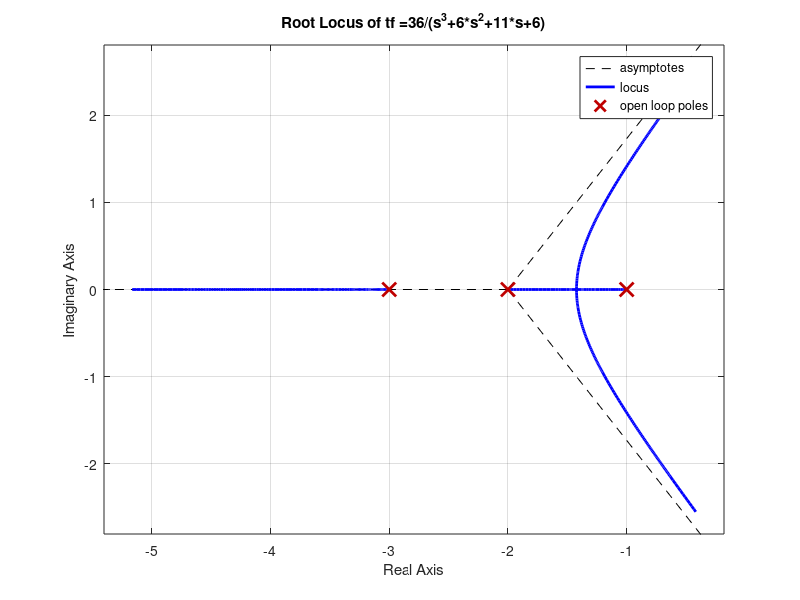
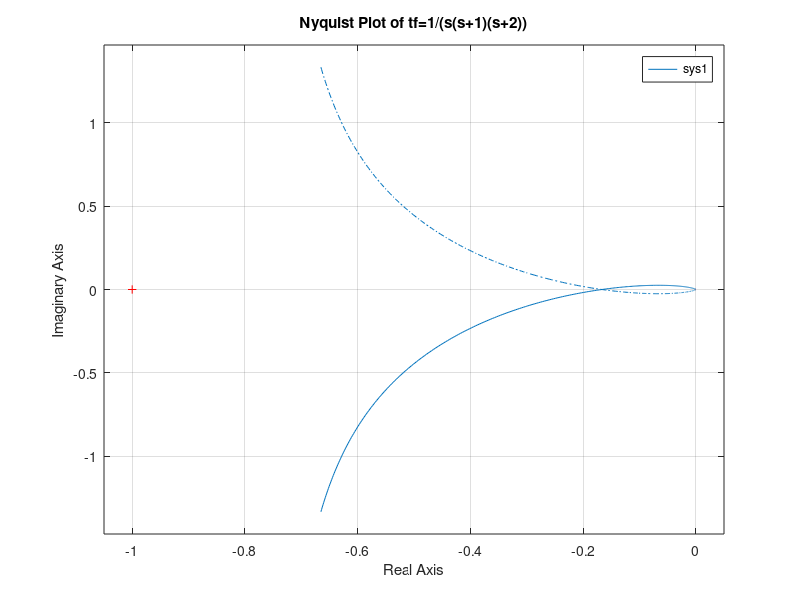
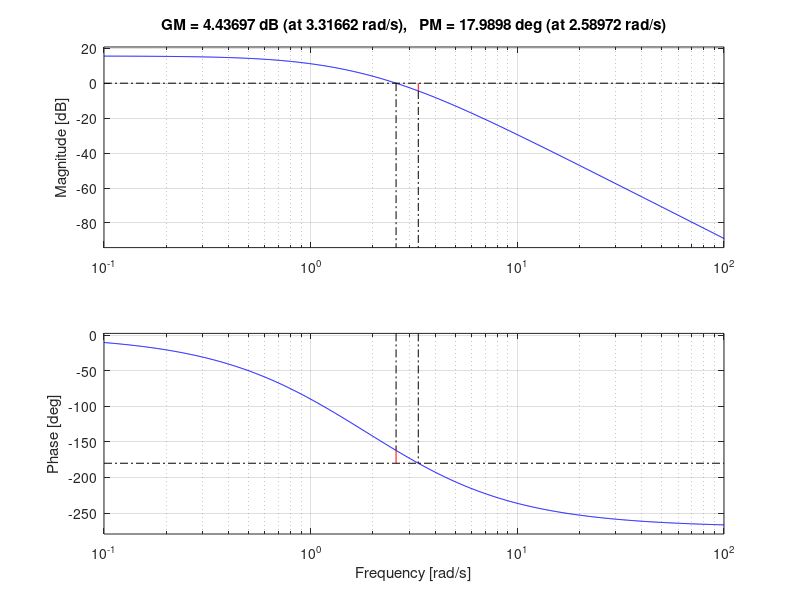
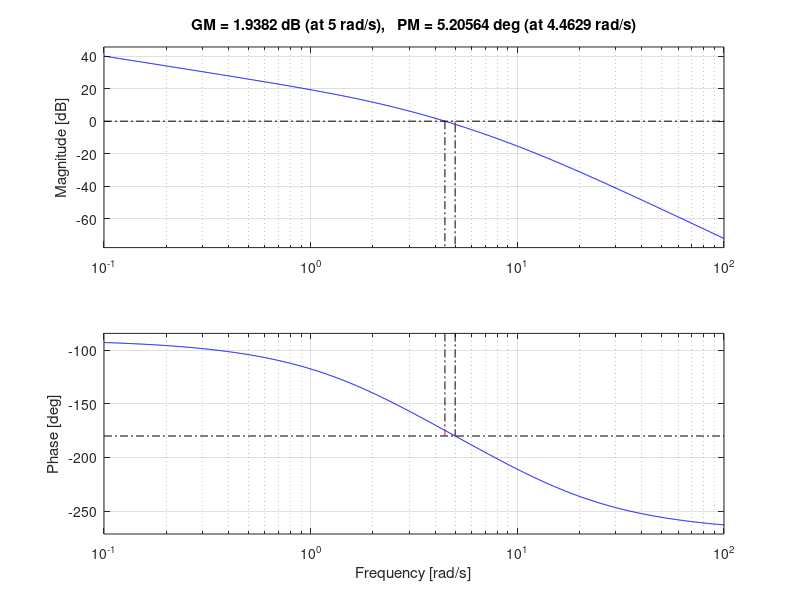

The MATLAB source for these figures, in order:
%Comparative Study Of Bode,Nyquist and Root Locus PLots with Respect to
%Stability
%Root Locus
clc;
clear;
s=tf('s');
p=[1];
q=[1 6 11 6];
k=36;
sys=k*tf(p,q)
%Root Locus of tf =36/(s^3+6*s^2+11*s+6
figure(1)
rlocus(sys)
grid on;
title('Root Locus of tf =36/(s^3+6*s^2+11*s+6)');

%Nyquist Plot for tf=1/(s(s+1)(s+2))
sys1=tf([1],[1 3 2 0])
figure(2)
nyquist(sys1);
grid on;
title('Nyquist Plot of tf=1/(s(s+1)(s+2))')

%Bode Plots
%Bode Plot for tf =36/(s^3+6*s^2+11*s+6)
figure(3)
bode(sys);
margin(sys)
[Gm,Pm]=margin(sys)

%Bode Plot for tf =10/(s(1+0.4s)(1+0.1s))
s=tf('s')
sys2=10/(s*(1+0.4*s)*(1+0.1*s));
figure(4)
bode(sys2);
margin(sys2)
[Gm,Pm]=margin(sys2)
